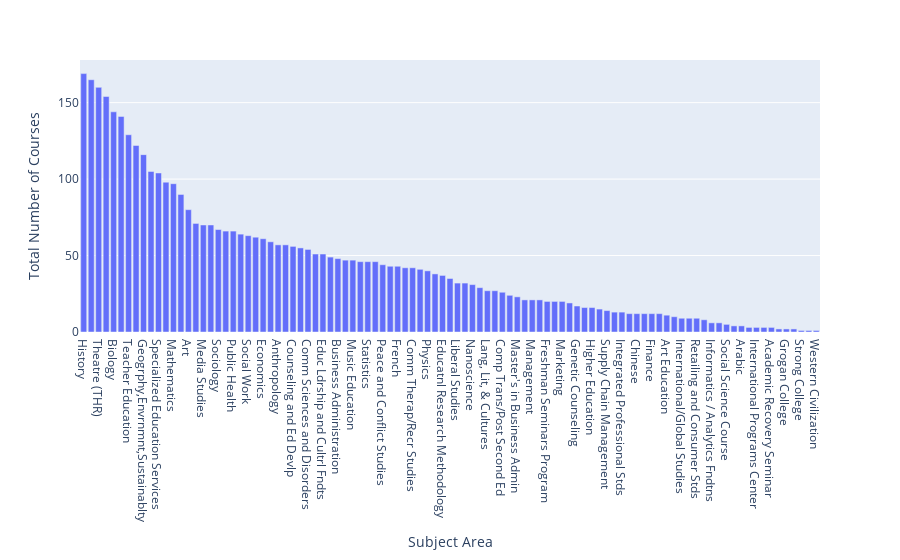

The notebook cell this image was saved under:
### Markdown cell above
Distribution of courses by department

### Code cell
sub_course_count = course_df.groupby(["SUBJ_DESC"]).SUBJ_DESC.agg('count').to_frame('Count').reset_index()
sub_course_count = sub_course_count.sort_values(by=['Count'], ascending=False)

fig = px.bar(sub_course_count, x='SUBJ_DESC', y='Count', labels={'SUBJ_DESC':'Subject Area', 'Count':'Total Number of Courses'})
fig.show()

### Figure 1 — Plotly figure (JSON) as saved in the notebook; plotly's stock layout.template omitted (floating-point values rounded to 4 significant figures)
{"data": [{"alignmentgroup": "True", "hoverlabel": {"namelength": 0}, "hovertemplate": "Subject Area=%{x}<br>Total Number of Courses=%{y}", "legendgroup": "", "marker": {"color": "#636efa"}, "name": "", "offsetgroup": "", "orientation": "v", "showlegend": false, "textposition": "auto", "type": "bar", "x": ["History", "English", "Theatre (THR)", "Kinesiology", "Biology", "Nursing", "Teacher Education", "Political Science", "Geogrphy,Envrnmnt,Sustainablty", "Music Performance", "Specialized Education Services", "Dance", "Mathematics", "Chemistry", "Art", "Psychology", "Media Studies", "Computer Science", "Sociology", "Music Ensemble", "Public Health", "Interior Architecture", "Social Work", "Human Develp / Family Studies", "Economics", "Music Studies", "Anthropology", "Entrepreneurship", "Counseling and Ed Devlp", "Spanish", "Comm Sciences and Disorders", "Religious Studies", "Educ Ldrship and Cultrl Fndts", "Nutrition", "Business Administration", "Communication Studies", "Music Education", "Library/Information Studies", "Statistics", "Honors College", "Peace and Conflict Studies", "Art History", "French", "Info Sys and Operations Mngmt", "Comm Therap/Recr Studies", "Philosophy", "Physics", "Consumer, Apparel, Retail Stds", "Educatnl Research Methodology", "Classical Civilization", "Liberal Studies", "Residential College", "Nanoscience", "Accounting", "Lang, Lit, & Cultures", "Women's and Gender Studies", "Comp Trans/Post Second Ed", "German", "Master's in Business Admin", "Health and Human Sciences", "Management", "African Amrcn/African Diaspora", "Freshman Seminars Program", "Sustainable Tourism/Hosptlty", "Marketing", "Latin", "Genetic Counseling", "Visual and Performing Arts", "Higher Education", "English as a Second Language", "Supply Chain Management", "Gerontology", "Integrated Professional Stds", "Arts Administration", "Chinese", "Japanese Studies", "Finance", "Russian", "Art Education", "Master of Applied Arts/Science", "International/Global Studies", "Apparel Product Design", "Retailing and Consumer Stds", "Greek", "Informatics / Analytics Fndtns", "American Sign Language", "Social Science Course", "Archaeology", "Arabic", "Italian", "International Programs Center", "Foundations for Learning", "Academic Recovery Seminar", "Integrated Studies Lab", "Grogan College", "Astronomy", "Strong College", "First Year Experience", "Western Civilization"], "xaxis": "x", "y": [169, 165, 160, 154, 144, 141, 129, 122, 116, 105, 104, 98, 97, 90, 80, 71, 70, 70, 67, 66, 66, 64, 63, 62, 61, 59, 57, 57, 56, 55, 54, 51, 51, 49, 48, 47, 47, 46, 46, 46, 44, 43, 43, 42, 42, 41, 40, 38, 37, 35, 32, 32, 31, 29, 27, 27, 26, 24, 23, 21, 21, 21, 20, 20, 20, 19, 17, 16, 16, 15, 14, 13, 13, 12, 12, 12, 12, 12, 11, 10, 9, 9, 9, 8, 6, 6, 5, 4, 4, 3, 3, 3, 3, 2, 2, 2, 1, 1, 1], "yaxis": "y"}], "layout": {"barmode": "relative", "legend": {"tracegroupgap": 0}, "margin": {"t": 60}, "xaxis": {"anchor": "y", "domain": [0, 1], "title": {"text": "Subject Area"}}, "yaxis": {"anchor": "x", "domain": [0, 1], "title": {"text": "Total Number of Courses"}}}}
